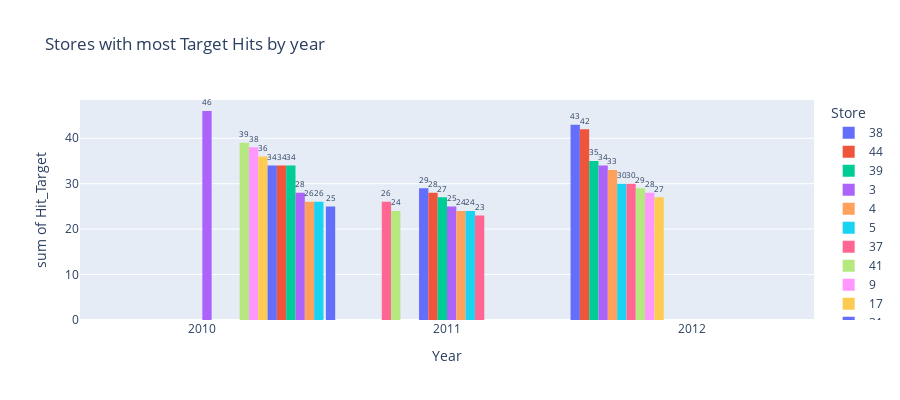

Notebook code cell kept with this figure:
### Code cell
# Plotting the Stores with most Target Hits by year

fig = px.histogram(target_hits, 
                   x= 'Year', 
                   y= 'Hit_Target', 
                   color= 'Store', 
                   barmode= 'group',
                   text_auto= True,
                   height= 400,
                   title= 'Stores with most Target Hits by year')

fig.update_traces(textfont_size= 12,  
                  textposition= 'outside', 
                  cliponaxis=False)

fig.update_layout(bargap= 0.01,
                  bargroupgap= 0,
                  autosize= True)

fig.show()

### Figure 1 — Plotly figure (JSON) as saved in the notebook; plotly's stock layout.template omitted (floating-point values rounded to 4 significant figures)
{"data": [{"alignmentgroup": "True", "bingroup": "x", "cliponaxis": false, "histfunc": "sum", "hovertemplate": "Store=38<br>Year=%{x}<br>sum of Hit_Target=%{y}<extra></extra>", "legendgroup": "38", "marker": {"color": "#636efa", "pattern": {"shape": ""}}, "name": "38", "offsetgroup": "38", "orientation": "v", "showlegend": true, "textfont": {"size": 12}, "textposition": "outside", "texttemplate": "%{value}", "type": "histogram", "x": [2012, 2011], "xaxis": "x", "y": [43, 25], "yaxis": "y"}, {"alignmentgroup": "True", "bingroup": "x", "cliponaxis": false, "histfunc": "sum", "hovertemplate": "Store=44<br>Year=%{x}<br>sum of Hit_Target=%{y}<extra></extra>", "legendgroup": "44", "marker": {"color": "#EF553B", "pattern": {"shape": ""}}, "name": "44", "offsetgroup": "44", "orientation": "v", "showlegend": true, "textfont": {"size": 12}, "textposition": "outside", "texttemplate": "%{value}", "type": "histogram", "x": [2012], "xaxis": "x", "y": [42], "yaxis": "y"}, {"alignmentgroup": "True", "bingroup": "x", "cliponaxis": false, "histfunc": "sum", "hovertemplate": "Store=39<br>Year=%{x}<br>sum of Hit_Target=%{y}<extra></extra>", "legendgroup": "39", "marker": {"color": "#00cc96", "pattern": {"shape": ""}}, "name": "39", "offsetgroup": "39", "orientation": "v", "showlegend": true, "textfont": {"size": 12}, "textposition": "outside", "texttemplate": "%{value}", "type": "histogram", "x": [2012], "xaxis": "x", "y": [35], "yaxis": "y"}, {"alignmentgroup": "True", "bingroup": "x", "cliponaxis": false, "histfunc": "sum", "hovertemplate": "Store=3<br>Year=%{x}<br>sum of Hit_Target=%{y}<extra></extra>", "legendgroup": "3", "marker": {"color": "#ab63fa", "pattern": {"shape": ""}}, "name": "3", "offsetgroup": "3", "orientation": "v", "showlegend": true, "textfont": {"size": 12}, "textposition": "outside", "texttemplate": "%{value}", "type": "histogram", "x": [2012], "xaxis": "x", "y": [34], "yaxis": "y"}, {"alignmentgroup": "True", "bingroup": "x", "cliponaxis": false, "histfunc": "sum", "hovertemplate": "Store=4<br>Year=%{x}<br>sum of Hit_Target=%{y}<extra></extra>", "legendgroup": "4", "marker": {"color": "#FFA15A", "pattern": {"shape": ""}}, "name": "4", "offsetgroup": "4", "orientation": "v", "showlegend": true, "textfont": {"size": 12}, "textposition": "outside", "texttemplate": "%{value}", "type": "histogram", "x": [2012], "xaxis": "x", "y": [33], "yaxis": "y"}, {"alignmentgroup": "True", "bingroup": "x", "cliponaxis": false, "histfunc": "sum", "hovertemplate": "Store=5<br>Year=%{x}<br>sum of Hit_Target=%{y}<extra></extra>", "legendgroup": "5", "marker": {"color": "#19d3f3", "pattern": {"shape": ""}}, "name": "5", "offsetgroup": "5", "orientation": "v", "showlegend": true, "textfont": {"size": 12}, "textposition": "outside", "texttemplate": "%{value}", "type": "histogram", "x": [2012], "xaxis": "x", "y": [30], "yaxis": "y"}, {"alignmentgroup": "True", "bingroup": "x", "cliponaxis": false, "histfunc": "sum", "hovertemplate": "Store=37<br>Year=%{x}<br>sum of Hit_Target=%{y}<extra></extra>", "legendgroup": "37", "marker": {"color": "#FF6692", "pattern": {"shape": ""}}, "name": "37", "offsetgroup": "37", "orientation": "v", "showlegend": true, "textfont": {"size": 12}, "textposition": "outside", "texttemplate": "%{value}", "type": "histogram", "x": [2012, 2011], "xaxis": "x", "y": [30, 26], "yaxis": "y"}, {"alignmentgroup": "True", "bingroup": "x", "cliponaxis": false, "histfunc": "sum", "hovertemplate": "Store=41<br>Year=%{x}<br>sum of Hit_Target=%{y}<extra></extra>", "legendgroup": "41", "marker": {"color": "#B6E880", "pattern": {"shape": ""}}, "name": "41", "offsetgroup": "41", "orientation": "v", "showlegend": true, "textfont": {"size": 12}, "textposition": "outside", "texttemplate": "%{value}", "type": "histogram", "x": [2012, 2011], "xaxis": "x", "y": [29, 24], "yaxis": "y"}, {"alignmentgroup": "True", "bingroup": "x", "cliponaxis": false, "histfunc": "sum", "hovertemplate": "Store=9<br>Year=%{x}<br>sum of Hit_Target=%{y}<extra></extra>", "legendgroup": "9", "marker": {"color": "#FF97FF", "pattern": {"shape": ""}}, "name": "9", "offsetgroup": "9", "orientation": "v", "showlegend": true, "textfont": {"size": 12}, "textposition": "outside", "texttemplate": "%{value}", "type": "histogram", "x": [2012], "xaxis": "x", "y": [28], "yaxis": "y"}, {"alignmentgroup": "True", "bingroup": "x", "cliponaxis": false, "histfunc": "sum", "hovertemplate": "Store=17<br>Year=%{x}<br>sum of Hit_Target=%{y}<extra></extra>", "legendgroup": "17", "marker": {"color": "#FECB52", "pattern": {"shape": ""}}, "name": "17", "offsetgroup": "17", "orientation": "v", "showlegend": true, "textfont": {"size": 12}, "textposition": "outside", "texttemplate": "%{value}", "type": "histogram", "x": [2012], "xaxis": "x", "y": [27], "yaxis": "y"}, {"alignmentgroup": "True", "bingroup": "x", "cliponaxis": false, "histfunc": "sum", "hovertemplate": "Store=31<br>Year=%{x}<br>sum of Hit_Target=%{y}<extra></extra>", "legendgroup": "31", "marker": {"color": "#636efa", "pattern": {"shape": ""}}, "name": "31", "offsetgroup": "31", "orientation": "v", "showlegend": true, "textfont": {"size": 12}, "textposition": "outside", "texttemplate": "%{value}", "type": "histogram", "x": [2011], "xaxis": "x", "y": [29], "yaxis": "y"}, {"alignmentgroup": "True", "bingroup": "x", "cliponaxis": false, "histfunc": "sum", "hovertemplate": "Store=42<br>Year=%{x}<br>sum of Hit_Target=%{y}<extra></extra>", "legendgroup": "42", "marker": {"color": "#EF553B", "pattern": {"shape": ""}}, "name": "42", "offsetgroup": "42", "orientation": "v", "showlegend": true, "textfont": {"size": 12}, "textposition": "outside", "texttemplate": "%{value}", "type": "histogram", "x": [2011], "xaxis": "x", "y": [28], "yaxis": "y"}, {"alignmentgroup": "True", "bingroup": "x", "cliponaxis": false, "histfunc": "sum", "hovertemplate": "Store=21<br>Year=%{x}<br>sum of Hit_Target=%{y}<extra></extra>", "legendgroup": "21", "marker": {"color": "#00cc96", "pattern": {"shape": ""}}, "name": "21", "offsetgroup": "21", "orientation": "v", "showlegend": true, "textfont": {"size": 12}, "textposition": "outside", "texttemplate": "%{value}", "type": "histogram", "x": [2011], "xaxis": "x", "y": [27], "yaxis": "y"}, {"alignmentgroup": "True", "bingroup": "x", "cliponaxis": false, "histfunc": "sum", "hovertemplate": "Store=36<br>Year=%{x}<br>sum of Hit_Target=%{y}<extra></extra>", "legendgroup": "36", "marker": {"color": "#ab63fa", "pattern": {"shape": ""}}, "name": "36", "offsetgroup": "36", "orientation": "v", "showlegend": true, "textfont": {"size": 12}, "textposition": "outside", "texttemplate": "%{value}", "type": "histogram", "x": [2011, 2010], "xaxis": "x", "y": [25, 46], "yaxis": "y"}, {"alignmentgroup": "True", "bingroup": "x", "cliponaxis": false, "histfunc": "sum", "hovertemplate": "Store=16<br>Year=%{x}<br>sum of Hit_Target=%{y}<extra></extra>", "legendgroup": "16", "marker": {"color": "#FFA15A", "pattern": {"shape": ""}}, "name": "16", "offsetgroup": "16", "orientation": "v", "showlegend": true, "textfont": {"size": 12}, "textposition": "outside", "texttemplate": "%{value}", "type": "histogram", "x": [2011], "xaxis": "x", "y": [24], "yaxis": "y"}, {"alignmentgroup": "True", "bingroup": "x", "cliponaxis": false, "histfunc": "sum", "hovertemplate": "Store=32<br>Year=%{x}<br>sum of Hit_Target=%{y}<extra></extra>", "legendgroup": "32", "marker": {"color": "#19d3f3", "pattern": {"shape": ""}}, "name": "32", "offsetgroup": "32", "orientation": "v", "showlegend": true, "textfont": {"size": 12}, "textposition": "outside", "texttemplate": "%{value}", "type": "histogram", "x": [2011], "xaxis": "x", "y": [24], "yaxis": "y"}, {"alignmentgroup": "True", "bingroup": "x", "cliponaxis": false, "histfunc": "sum", "hovertemplate": "Store=7<br>Year=%{x}<br>sum of Hit_Target=%{y}<extra></extra>", "legendgroup": "7", "marker": {"color": "#FF6692", "pattern": {"shape": ""}}, "name": "7", "offsetgroup": "7", "orientation": "v", "showlegend": true, "textfont": {"size": 12}, "textposition": "outside", "texttemplate": "%{value}", "type": "histogram", "x": [2011], "xaxis": "x", "y": [23], "yaxis": "y"}, {"alignmentgroup": "True", "bingroup": "x", "cliponaxis": false, "histfunc": "sum", "hovertemplate": "Store=30<br>Year=%{x}<br>sum of Hit_Target=%{y}<extra></extra>", "legendgroup": "30", "marker": {"color": "#B6E880", "pattern": {"shape": ""}}, "name": "30", "offsetgroup": "30", "orientation": "v", "showlegend": true, "textfont": {"size": 12}, "textposition": "outside", "texttemplate": "%{value}", "type": "histogram", "x": [2010], "xaxis": "x", "y": [39], "yaxis": "y"}, {"alignmentgroup": "True", "bingroup": "x", "cliponaxis": false, "histfunc": "sum", "hovertemplate": "Store=14<br>Year=%{x}<br>sum of Hit_Target=%{y}<extra></extra>", "legendgroup": "14", "marker": {"color": "#FF97FF", "pattern": {"shape": ""}}, "name": "14", "offsetgroup": "14", "orientation": "v", "showlegend": true, "textfont": {"size": 12}, "textposition": "outside", "texttemplate": "%{value}", "type": "histogram", "x": [2010], "xaxis": "x", "y": [38], "yaxis": "y"}, {"alignmentgroup": "True", "bingroup": "x", "cliponaxis": false, "histfunc": "sum", "hovertemplate": "Store=35<br>Year=%{x}<br>sum of Hit_Target=%{y}<extra></extra>", "legendgroup": "35", "marker": {"color": "#FECB52", "pattern": {"shape": ""}}, "name": "35", "offsetgroup": "35", "orientation": "v", "showlegend": true, "textfont": {"size": 12}, "textposition": "outside", "texttemplate": "%{value}", "type": "histogram", "x": [2010], "xaxis": "x", "y": [36], "yaxis": "y"}, {"alignmentgroup": "True", "bingroup": "x", "cliponaxis": false, "histfunc": "sum", "hovertemplate": "Store=18<br>Year=%{x}<br>sum of Hit_Target=%{y}<extra></extra>", "legendgroup": "18", "marker": {"color": "#636efa", "pattern": {"shape": ""}}, "name": "18", "offsetgroup": "18", "orientation": "v", "showlegend": true, "textfont": {"size": 12}, "textposition": "outside", "texttemplate": "%{value}", "type": "histogram", "x": [2010], "xaxis": "x", "y": [34], "yaxis": "y"}, {"alignmentgroup": "True", "bingroup": "x", "cliponaxis": false, "histfunc": "sum", "hovertemplate": "Store=27<br>Year=%{x}<br>sum of Hit_Target=%{y}<extra></extra>", "legendgroup": "27", "marker": {"color": "#EF553B", "pattern": {"shape": ""}}, "name": "27", "offsetgroup": "27", "orientation": "v", "showlegend": true, "textfont": {"size": 12}, "textposition": "outside", "texttemplate": "%{value}", "type": "histogram", "x": [2010], "xaxis": "x", "y": [34], "yaxis": "y"}, {"alignmentgroup": "True", "bingroup": "x", "cliponaxis": false, "histfunc": "sum", "hovertemplate": "Store=43<br>Year=%{x}<br>sum of Hit_Target=%{y}<extra></extra>", "legendgroup": "43", "marker": {"color": "#00cc96", "pattern": {"shape": ""}}, "name": "43", "offsetgroup": "43", "orientation": "v", "showlegend": true, "textfont": {"size": 12}, "textposition": "outside", "texttemplate": "%{value}", "type": "histogram", "x": [2010], "xaxis": "x", "y": [34], "yaxis": "y"}, {"alignmentgroup": "True", "bingroup": "x", "cliponaxis": false, "histfunc": "sum", "hovertemplate": "Store=33<br>Year=%{x}<br>sum of Hit_Target=%{y}<extra></extra>", "legendgroup": "33", "marker": {"color": "#ab63fa", "pattern": {"shape": ""}}, "name": "33", "offsetgroup": "33", "orientation": "v", "showlegend": true, "textfont": {"size": 12}, "textposition": "outside", "texttemplate": "%{value}", "type": "histogram", "x": [2010], "xaxis": "x", "y": [28], "yaxis": "y"}, {"alignmentgroup": "True", "bingroup": "x", "cliponaxis": false, "histfunc": "sum", "hovertemplate": "Store=19<br>Year=%{x}<br>sum of Hit_Target=%{y}<extra></extra>", "legendgroup": "19", "marker": {"color": "#FFA15A", "pattern": {"shape": ""}}, "name": "19", "offsetgroup": "19", "orientation": "v", "showlegend": true, "textfont": {"size": 12}, "textposition": "outside", "texttemplate": "%{value}", "type": "histogram", "x": [2010], "xaxis": "x", "y": [26], "yaxis": "y"}, {"alignmentgroup": "True", "bingroup": "x", "cliponaxis": false, "histfunc": "sum", "hovertemplate": "Store=24<br>Year=%{x}<br>sum of Hit_Target=%{y}<extra></extra>", "legendgroup": "24", "marker": {"color": "#19d3f3", "pattern": {"shape": ""}}, "name": "24", "offsetgroup": "24", "orientation": "v", "showlegend": true, "textfont": {"size": 12}, "textposition": "outside", "texttemplate": "%{value}", "type": "histogram", "x": [2010], "xaxis": "x", "y": [26], "yaxis": "y"}], "layout": {"autosize": true, "bargap": 0.01, "bargroupgap": 0, "barmode": "group", "height": 400, "legend": {"title": {"text": "Store"}, "tracegroupgap": 0}, "title": {"text": "Stores with most Target Hits by year"}, "xaxis": {"anchor": "y", "domain": [0, 1], "title": {"text": "Year"}}, "yaxis": {"anchor": "x", "domain": [0, 1], "title": {"text": "sum of Hit_Target"}}}}
